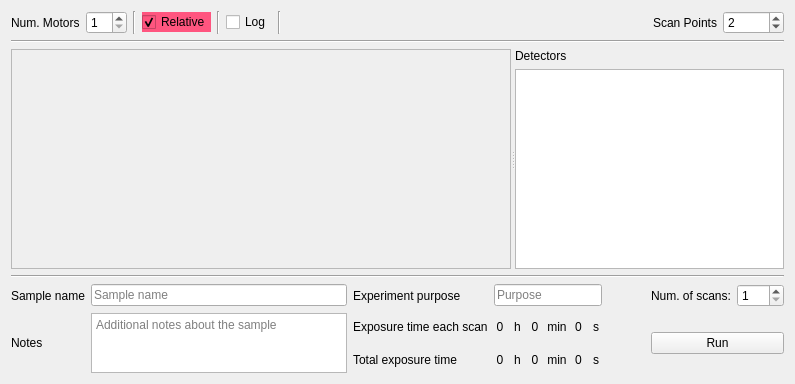
<?xml version="1.0" encoding="UTF-8"?>
<ui version="4.0">
 <class>Form</class>
 <widget class="QWidget" name="Form">
  <property name="geometry">
   <rect>
    <x>0</x>
    <y>0</y>
    <width>795</width>
    <height>384</height>
   </rect>
  </property>
  <property name="windowTitle">
   <string>1D Scan</string>
  </property>
  <layout class="QVBoxLayout" name="verticalLayout_2">
   <item>
    <layout class="QGridLayout" name="gridLayout_2">
     <item row="0" column="0">
      <layout class="QHBoxLayout" name="horizontalLayout">
       <item>
        <widget class="QLabel" name="num_motor_label">
         <property name="sizePolicy">
          <sizepolicy hsizetype="Fixed" vsizetype="Preferred">
           <horstretch>0</horstretch>
           <verstretch>0</verstretch>
          </sizepolicy>
         </property>
         <property name="text">
          <string>Num. Motors</string>
         </property>
        </widget>
       </item>
       <item>
        <widget class="QSpinBox" name="num_motor_spin_box">
         <property name="enabled">
          <bool>true</bool>
         </property>
         <property name="wrapping">
          <bool>false</bool>
         </property>
         <property name="readOnly">
          <bool>false</bool>
         </property>
         <property name="correctionMode">
          <enum>QAbstractSpinBox::CorrectToNearestValue</enum>
         </property>
         <property name="minimum">
          <number>1</number>
         </property>
         <property name="value">
          <number>1</number>
         </property>
         <property name="displayIntegerBase">
          <number>10</number>
         </property>
        </widget>
       </item>
       <item>
        <widget class="Line" name="line_2">
         <property name="orientation">
          <enum>Qt::Vertical</enum>
         </property>
        </widget>
       </item>
       <item>
        <widget class="QCheckBox" name="relative_scan_checkbox">
         <property name="styleSheet">
          <string notr="true">background-color: rgb(255, 85, 127);</string>
         </property>
         <property name="text">
          <string>Relative</string>
         </property>
         <property name="checked">
          <bool>true</bool>
         </property>
        </widget>
       </item>
       <item>
        <widget class="Line" name="line_3">
         <property name="orientation">
          <enum>Qt::Vertical</enum>
         </property>
        </widget>
       </item>
       <item>
        <widget class="QCheckBox" name="log_scan_checkbox">
         <property name="text">
          <string>Log</string>
         </property>
        </widget>
       </item>
       <item>
        <widget class="Line" name="line_4">
         <property name="orientation">
          <enum>Qt::Vertical</enum>
         </property>
        </widget>
       </item>
       <item>
        <spacer name="horizontalSpacer">
         <property name="orientation">
          <enum>Qt::Horizontal</enum>
         </property>
         <property name="sizeHint" stdset="0">
          <size>
           <width>40</width>
           <height>20</height>
          </size>
         </property>
        </spacer>
       </item>
       <item>
        <widget class="QLabel" name="num_pts_label">
         <property name="sizePolicy">
          <sizepolicy hsizetype="Fixed" vsizetype="Preferred">
           <horstretch>0</horstretch>
           <verstretch>0</verstretch>
          </sizepolicy>
         </property>
         <property name="text">
          <string>Scan Points</string>
         </property>
        </widget>
       </item>
       <item>
        <widget class="QSpinBox" name="scan_pts_spin_box">
         <property name="minimum">
          <number>1</number>
         </property>
         <property name="maximum">
          <number>10000</number>
         </property>
         <property name="value">
          <number>2</number>
         </property>
         <property name="displayIntegerBase">
          <number>10</number>
         </property>
        </widget>
       </item>
      </layout>
     </item>
     <item row="4" column="0">
      <layout class="QGridLayout" name="gridLayout">
       <item row="1" column="0">
        <widget class="QLabel" name="label_9">
         <property name="text">
          <string>Notes</string>
         </property>
        </widget>
       </item>
       <item row="1" column="2">
        <layout class="QVBoxLayout" name="verticalLayout_5">
         <item>
          <widget class="QLabel" name="label_10">
           <property name="toolTip">
            <string>total exposure time for a single scan</string>
           </property>
           <property name="text">
            <string>Exposure time each scan</string>
           </property>
          </widget>
         </item>
         <item>
          <widget class="QLabel" name="label_12">
           <property name="toolTip">
            <string>total exposure time for a single scan</string>
           </property>
           <property name="text">
            <string>Total exposure time</string>
           </property>
          </widget>
         </item>
        </layout>
       </item>
       <item row="0" column="1">
        <widget class="QLineEdit" name="lineEdit_sample">
         <property name="toolTip">
          <string>Type this sample's name</string>
         </property>
         <property name="placeholderText">
          <string>Sample name</string>
         </property>
        </widget>
       </item>
       <item row="1" column="3">
        <layout class="QVBoxLayout" name="verticalLayout_6">
         <item>
          <layout class="QHBoxLayout" name="horizontalLayout_5">
           <item>
            <widget class="QLabel" name="label_hour_scan">
             <property name="text">
              <string>0</string>
             </property>
             <property name="alignment">
              <set>Qt::AlignCenter</set>
             </property>
            </widget>
           </item>
           <item>
            <widget class="QLabel" name="label_16">
             <property name="text">
              <string>h</string>
             </property>
             <property name="alignment">
              <set>Qt::AlignCenter</set>
             </property>
            </widget>
           </item>
           <item>
            <widget class="QLabel" name="label_min_scan">
             <property name="text">
              <string>0</string>
             </property>
             <property name="alignment">
              <set>Qt::AlignCenter</set>
             </property>
            </widget>
           </item>
           <item>
            <widget class="QLabel" name="label_17">
             <property name="text">
              <string>min</string>
             </property>
             <property name="alignment">
              <set>Qt::AlignCenter</set>
             </property>
            </widget>
           </item>
           <item>
            <widget class="QLabel" name="label_sec_scan">
             <property name="text">
              <string>0</string>
             </property>
             <property name="alignment">
              <set>Qt::AlignCenter</set>
             </property>
            </widget>
           </item>
           <item>
            <widget class="QLabel" name="label_18">
             <property name="text">
              <string>s</string>
             </property>
             <property name="alignment">
              <set>Qt::AlignCenter</set>
             </property>
            </widget>
           </item>
          </layout>
         </item>
         <item>
          <layout class="QHBoxLayout" name="horizontalLayout_4">
           <item>
            <widget class="QLabel" name="label_hour_total">
             <property name="text">
              <string>0</string>
             </property>
             <property name="alignment">
              <set>Qt::AlignCenter</set>
             </property>
            </widget>
           </item>
           <item>
            <widget class="QLabel" name="label_13">
             <property name="text">
              <string>h</string>
             </property>
             <property name="alignment">
              <set>Qt::AlignCenter</set>
             </property>
            </widget>
           </item>
           <item>
            <widget class="QLabel" name="label_min_total">
             <property name="text">
              <string>0</string>
             </property>
             <property name="alignment">
              <set>Qt::AlignCenter</set>
             </property>
            </widget>
           </item>
           <item>
            <widget class="QLabel" name="label_14">
             <property name="text">
              <string>min</string>
             </property>
             <property name="alignment">
              <set>Qt::AlignCenter</set>
             </property>
            </widget>
           </item>
           <item>
            <widget class="QLabel" name="label_sec_total">
             <property name="text">
              <string>0</string>
             </property>
             <property name="alignment">
              <set>Qt::AlignCenter</set>
             </property>
            </widget>
           </item>
           <item>
            <widget class="QLabel" name="label_15">
             <property name="text">
              <string>s</string>
             </property>
             <property name="alignment">
              <set>Qt::AlignCenter</set>
             </property>
            </widget>
           </item>
          </layout>
         </item>
        </layout>
       </item>
       <item row="1" column="1">
        <widget class="QTextEdit" name="textEdit_notes">
         <property name="enabled">
          <bool>true</bool>
         </property>
         <property name="sizePolicy">
          <sizepolicy hsizetype="Expanding" vsizetype="MinimumExpanding">
           <horstretch>0</horstretch>
           <verstretch>0</verstretch>
          </sizepolicy>
         </property>
         <property name="maximumSize">
          <size>
           <width>16777215</width>
           <height>60</height>
          </size>
         </property>
         <property name="lineWidth">
          <number>1</number>
         </property>
         <property name="midLineWidth">
          <number>14</number>
         </property>
         <property name="tabStopWidth">
          <number>80</number>
         </property>
         <property name="placeholderText">
          <string>Additional notes about the sample</string>
         </property>
        </widget>
       </item>
       <item row="0" column="3">
        <widget class="QLineEdit" name="lineEdit_purpose">
         <property name="toolTip">
          <string>Type the experimental purpose note for this scan</string>
         </property>
         <property name="placeholderText">
          <string>Purpose</string>
         </property>
        </widget>
       </item>
       <item row="1" column="5">
        <widget class="QueueButton" name="run_button">
         <property name="text">
          <string>Run</string>
         </property>
        </widget>
       </item>
       <item row="0" column="0">
        <widget class="QLabel" name="label">
         <property name="text">
          <string>Sample name</string>
         </property>
        </widget>
       </item>
       <item row="0" column="2">
        <widget class="QLabel" name="label_2">
         <property name="text">
          <string>Experiment purpose</string>
         </property>
        </widget>
       </item>
       <item row="1" column="4">
        <spacer name="buttons_spacer">
         <property name="orientation">
          <enum>Qt::Horizontal</enum>
         </property>
         <property name="sizeHint" stdset="0">
          <size>
           <width>40</width>
           <height>20</height>
          </size>
         </property>
        </spacer>
       </item>
       <item row="0" column="5">
        <layout class="QHBoxLayout" name="horizontalLayout_2">
         <item>
          <widget class="QLabel" name="label_11">
           <property name="toolTip">
            <string>Do this scan by multiple times</string>
           </property>
           <property name="text">
            <string>Num. of scans:</string>
           </property>
          </widget>
         </item>
         <item>
          <widget class="QSpinBox" name="spinBox_repeat_scan_num">
           <property name="toolTip">
            <string>Do this scan by multiple times</string>
           </property>
           <property name="minimum">
            <number>1</number>
           </property>
           <property name="maximum">
            <number>999</number>
           </property>
          </widget>
         </item>
        </layout>
       </item>
      </layout>
     </item>
     <item row="1" column="0">
      <widget class="Line" name="line_6">
       <property name="orientation">
        <enum>Qt::Horizontal</enum>
       </property>
      </widget>
     </item>
     <item row="2" column="0">
      <widget class="QSplitter" name="splitter">
       <property name="orientation">
        <enum>Qt::Horizontal</enum>
       </property>
       <widget class="QScrollArea" name="scrollArea_2">
        <property name="minimumSize">
         <size>
          <width>500</width>
          <height>0</height>
         </size>
        </property>
        <property name="widgetResizable">
         <bool>true</bool>
        </property>
        <widget class="QWidget" name="scrollAreaWidgetContents_2">
         <property name="geometry">
          <rect>
           <x>0</x>
           <y>0</y>
           <width>498</width>
           <height>208</height>
          </rect>
         </property>
         <layout class="QVBoxLayout" name="verticalLayout_7">
          <item>
           <layout class="QVBoxLayout" name="regions_layout">
            <property name="topMargin">
             <number>3</number>
            </property>
            <property name="bottomMargin">
             <number>3</number>
            </property>
           </layout>
          </item>
          <item>
           <spacer name="verticalSpacer_2">
            <property name="orientation">
             <enum>Qt::Vertical</enum>
            </property>
            <property name="sizeType">
             <enum>QSizePolicy::Expanding</enum>
            </property>
            <property name="sizeHint" stdset="0">
             <size>
              <width>0</width>
              <height>10</height>
             </size>
            </property>
           </spacer>
          </item>
         </layout>
        </widget>
       </widget>
       <widget class="QWidget" name="layoutWidget_2">
        <layout class="QVBoxLayout" name="verticalLayout_8">
         <item>
          <widget class="QLabel" name="detectors_label_2">
           <property name="sizePolicy">
            <sizepolicy hsizetype="Fixed" vsizetype="Preferred">
             <horstretch>0</horstretch>
             <verstretch>0</verstretch>
            </sizepolicy>
           </property>
           <property name="text">
            <string>Detectors</string>
           </property>
          </widget>
         </item>
         <item>
          <widget class="DetectorListView" name="detectors_list">
           <property name="toolTip">
            <string>&lt;html&gt;&lt;head/&gt;&lt;body&gt;&lt;p&gt;Use &lt;span style=&quot; font-weight:600;&quot;&gt;ctrl&lt;/span&gt; to select multiple detectors&lt;/p&gt;&lt;/body&gt;&lt;/html&gt;</string>
           </property>
           <property name="selectionMode">
            <enum>QAbstractItemView::MultiSelection</enum>
           </property>
          </widget>
         </item>
        </layout>
       </widget>
      </widget>
     </item>
     <item row="3" column="0">
      <widget class="Line" name="line">
       <property name="orientation">
        <enum>Qt::Horizontal</enum>
       </property>
      </widget>
     </item>
    </layout>
   </item>
  </layout>
 </widget>
 <customwidgets>
  <customwidget>
   <class>QueueButton</class>
   <extends>QPushButton</extends>
   <header>firefly.queue_button</header>
  </customwidget>
  <customwidget>
   <class>DetectorListView</class>
   <extends>QListWidget</extends>
   <header>firefly.detector_list</header>
  </customwidget>
 </customwidgets>
 <resources/>
 <connections/>
</ui>
